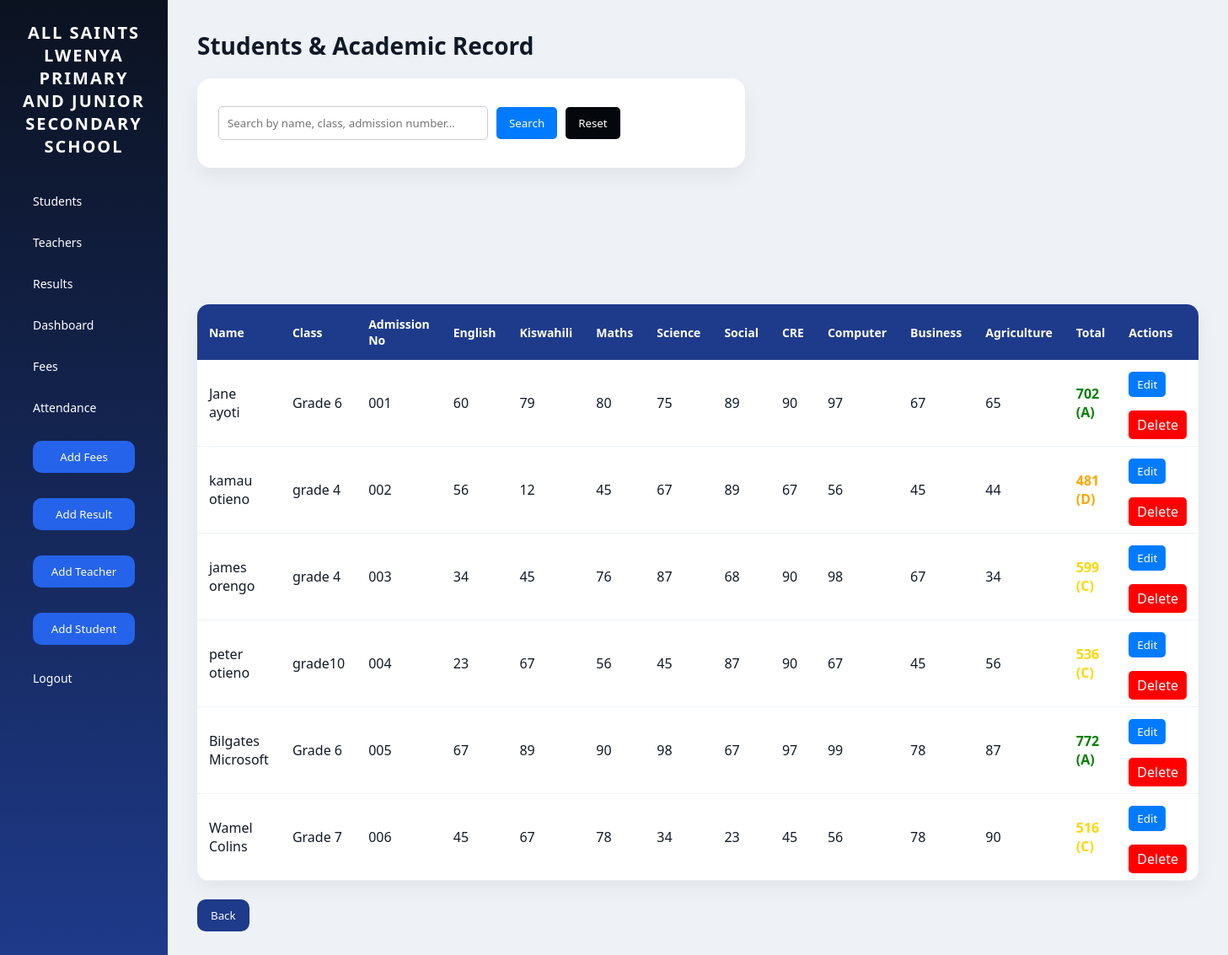
The app's page /students/ (signed in) with its own data.
### skullapp/models.py (models this page shows, shortened)
class Student(models.Model):
    first_name = models.CharField(max_length=100)
    last_name = models.CharField(max_length=100)
    admission_number = models.CharField(max_length=20, unique=True)
    student_class = models.CharField(max_length=20)

class Result(models.Model):
    student = models.ForeignKey(Student, on_delete=models.CASCADE)
    english = models.IntegerField(default=0)
    kiswahili = models.IntegerField(default=0)
    maths = models.IntegerField(default=0)
    science = models.IntegerField(default=0)
    social_studies = models.IntegerField(default=0)
    cre = models.IntegerField(default=0)
    computer = models.IntegerField(default=0)
    business = models.IntegerField(default=0)
    agriculture = models.IntegerField(default=0)
    def total(self):
        return (
            self.english +
            self.kiswahili +
            self.maths +
            self.science +
            self.social_studies +
            self.cre +
            self.computer +
            self.business +
            self.agriculture
        )

### skullapp/views.py (the view, shortened to what this page needs)
# urls.py: path('students/', views.students, name='students'),
def students(request):
    query = request.GET.get('q')
    students = Student.objects.all()
    results = Result.objects.all()
    student_data = []
    for s in students:
        result = results.filter(student=s).first()
        grade = None
        color = None
        if result:
            grade, color = get_grade(result.total())
        student_data.append({
            'student': s,
            'result': result,
            'grade': grade,
            'color': color
        })
    return render(request, 'students.html', {
        'student_data': student_data,
        'query': query
    })

### skullapp/views.py (called while the page is built)
def get_grade(total):
    if total >= 700:
        return "A", "green"
    elif total >= 600:
        return "B", "blue"
    elif total >= 500:
        return "C", "gold"
    elif total >= 400:
        return "D", "orange"
    else:
        return "E", "red"

### skullapp/templates/students.html (shortened to what this page needs)
{% extends 'base.html' %}
{% block content %}
<h1>Students & Academic Record</h1>
<form method="GET" style="margin-bottom:15px; display:flex; gap:10px; align-items:center;">
    <input type="text"
           name="q"
           placeholder="Search by name, class, admission number..."
           value="{{ query|default:'' }}"
           style="padding:10px; width:320px; border:1px solid #ccc; border-radius:5px;">
    <button type="submit"
            style="padding:10px 15px; background:#007bff; color:white; border:none; border-radius:5px;">
        Search
    </button>
    <a href="{% url 'students' %}">
        <button type="button"
                style="padding:10px 15px; background:#04080c; color:white; border:none; border-radius:5px;">
            Reset
        </button>
    </a>
</form>
<table>
    <tr>
        <th>Name</th>
        <th>Class</th>
        <th>Admission No</th>
        <th>English</th>
        <th>Kiswahili</th>
        <th>Maths</th>
        <th>Science</th>
        <th>Social</th>
        <th>CRE</th>
        <th>Computer</th>
        <th>Business</th>
        <th>Agriculture</th>
        <th>Total</th>
        <th>Actions</th>
    </tr>
    {% for item in student_data %}
    <tr style="background-color: {% if item.color %}{{ item.color }}20{% endif %};">
        <td>
            {{ item.student.first_name }} {{ item.student.last_name }}
        </td>
    <td>
        {{ item.student.student_class }}
    </td>
    <td>
        {{ item.student.admission_number }}
    </td>
        <td>{{ item.result.english|default:"-" }}</td>
        <td>{{ item.result.kiswahili|default:"-" }}</td>
        <td>{{ item.result.maths|default:"-" }}</td>
        <td>{{ item.result.science|default:"-" }}</td>
        <td>{{ item.result.social_studies|default:"-" }}</td>
        <td>{{ item.result.cre|default:"-" }}</td>
        <td>{{ item.result.computer|default:"-" }}</td>
        <td>{{ item.result.business|default:"-" }}</td>
        <td>{{ item.result.agriculture|default:"-" }}</td>
        <td>
            {% if item.result %}
                <b style="color: {{ item.color }};">
                    {{ item.result.total }} ({{ item.grade }})
                </b>
            {% else %}
                -
            {% endif %}
        </td>
        <td>
            <a href="{% url 'edit_student' item.student.pk %}">
                <button style="background:#007bff; color:white; border:none; padding:6px 10px; border-radius:5px;">
                    Edit
                </button>
            </a>
            <br><br>
            <a href="{% url 'delete_student' item.student.pk %}"
   onclick="openDeleteModal({{ item.student.pk }}, '{{ item.student.first_name }} {{ item.student.last_name }}'); return false;"
   style="background:red; color:white; padding:6px 10px; border-radius:5px; text-decoration:none;">
   Delete
</a>
        </td><br>
    </tr>
    {% endfor %}
</table>
<br>
<a href="{% url 'students' %}">
    <button>Back</button>
</a>
{% endblock %}

### static/css/style.css (style rules this page uses)
* { margin: 0; padding: 0; box-sizing: border-box; font-family: 'Segoe UI', system-ui, sans-serif; }
body { display: flex; background: #eef2f7; color: #111827; min-height: 100vh; }
h1 { font-size: 28px; margin-bottom: 20px; }
table { width: 100%; border-collapse: collapse; background: white; border-radius: 14px; overflow: hidden; box-shadow: 0 8px 25px rgba(0,0,0,0.06); margin-top: 15px; }
th { background: #1e3a8a; color: white; padding: 14px; text-align: left; font-size: 14px; }
td { padding: 14px; border-bottom: 1px solid #eef2f7; }
button { background: #1e3a8a; color: white; border: none; padding: 10px 16px; border-radius: 10px; cursor: pointer; transition: 0.2s; font-weight: 500; }
form { background: white; padding: 25px; border-radius: 16px; box-shadow: 0 10px 25px rgba(0,0,0,0.06); max-width: 650px; }
input, select { width: 100%; padding: 11px 12px; margin: 8px 0; border-radius: 10px; border: 1px solid #e5e7eb; outline: none; transition: 0.2s; }
a { text-decoration: none; }

### records on screen
Student: student.first_name "Jane", student.last_name "ayoti", student.student_class "Grade 6", student.admission_number "001", result.english "60", result.kiswahili "79", result.maths "80", result.science "75", result.social_studies "89", result.cre "90", result.computer "97", result.business "67", result.agriculture "65", result.total "702", grade "A"
Student: student.first_name "kamau", student.last_name "otieno", student.student_class "grade 4", student.admission_number "002", result.english "56", result.kiswahili "12", result.maths "45", result.science "67", result.social_studies "89", result.cre "67", result.computer "56", result.business "45", result.agriculture "44", result.total "481", grade "D"
Student: student.first_name "james", student.last_name "orengo", student.student_class "grade 4", student.admission_number "003", result.english "34", result.kiswahili "45", result.maths "76", result.science "87", result.social_studies "68", result.cre "90", result.computer "98", result.business "67", result.agriculture "34", result.total "599", grade "C"
Student: student.first_name "peter", student.last_name "otieno", student.student_class "grade10", student.admission_number "004", result.english "23", result.kiswahili "67", result.maths "56", result.science "45", result.social_studies "87", result.cre "90", result.computer "67", result.business "45", result.agriculture "56", result.total "536", grade "C"
Student: student.first_name "Bilgates", student.last_name "Microsoft", student.student_class "Grade 6", student.admission_number "005", result.english "67", result.kiswahili "89", result.maths "90", result.science "98", result.social_studies "67", result.cre "97", result.computer "99", result.business "78", result.agriculture "87", result.total "772", grade "A"
Student: student.first_name "Wamel", student.last_name "Colins", student.student_class "Grade 7", student.admission_number "006", result.english "45", result.kiswahili "67", result.maths "78", result.science "34", result.social_studies "23", result.cre "45", result.computer "56", result.business "78", result.agriculture "90", result.total "516", grade "C"
